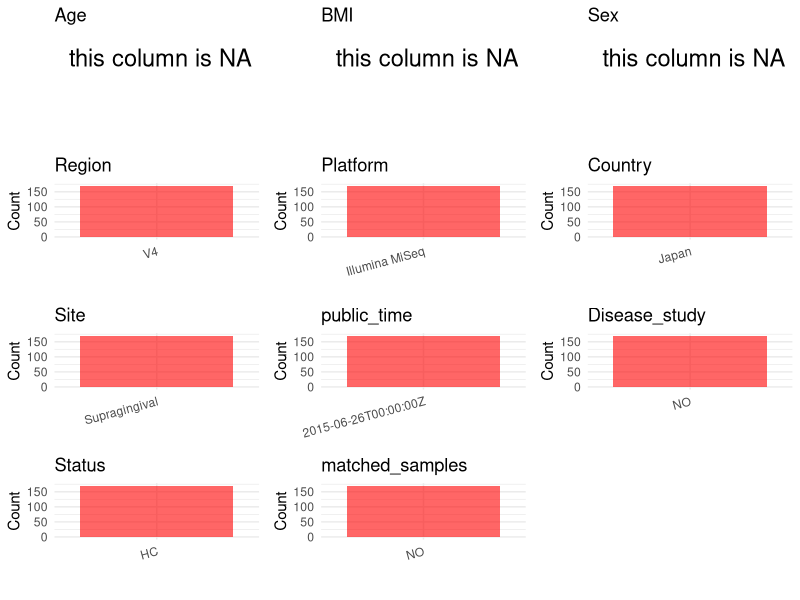

Recreate this plot in R. (Note: this script raises an error after producing the figure.)
## ---- chunk 1
library(tidyverse)
library(ggplot2)
library(cowplot)

setwd("C:/Users/zyc/Desktop/oral_project/data/projects/PRJDB3518")
initial_meta <- read.csv("SraRunTable.csv", header = TRUE) 
head(initial_meta)
## ---- chunk 2
metadata <- data.frame(
  BioProject = initial_meta$BioProject,
  Run = initial_meta$Run,
  sample_name = initial_meta$Sample_name,
  Age = NA, 
  BMI = NA,  
  Sex = NA,
  Platform = initial_meta$Instrument,
  Country = initial_meta$geo_loc_name_country,
  Site = initial_meta$env_medium,
  public_time = initial_meta$ReleaseDate,
  Status = initial_meta$host_disease_stat,
  stringsAsFactors = FALSE
)
## ---- chunk 3

# metadata <- metadata %>% mutate(Site = case_when(
#   grepl("Supragingival dental plaque",Site) ~ "Supragingival dental plaque",
#   TRUE ~ Site
# ))
metadata <- metadata %>% mutate(Status = case_when(
  grepl("Healthy",Status) ~ "HC",
  TRUE ~ Status
))
# metadata <- metadata %>%mutate(Status = case_when(
#   Status == "Oral Neoplasm (Healthy Control)" ~ "HC",
#   Status == "Oral Neoplasm (OSCC)" ~ "OSCC",
#   TRUE ~ "Precancer"
# ))
# metadata <- metadata %>%
#   mutate(Sex = recode(Sex, "female" = "F", "male" = "M"))
# metadata <-metadata%>%
#   mutate(Country = case_when(Country == "Taiwan" ~ "China"))

## ---- chunk 4
metadata$matched_samples <- "NO"
metadata$Region <- "V4"
metadata$title <- "Inter-Individual Differences in the Oral Bacteriome Are Greater than Intra-Day Fluctuations in Individuals"
metadata$Disease_study <- "NO"
metadata$PCR_primers <- "F(5'-ACACTCTTTCCCTACACGACGCTCTTCCGATCTNNNNNNGTGCCAGCMGCCGCGGTAA-3')R(5'-GTGACTGGAGTTCAGACGTGTGCTCTTCCGATCTNNNNNNGGACTACHVGGGTWTCTAAT-3')"

head(metadata)
## ---- chunk 5
print(paste("Number of unique runs:", length(unique(metadata$Run))))
print(paste("Number of unique sample names:", length(unique(metadata$sample_name))))
## ---- chunk 6
plot_data <- metadata %>%
  select(-BioProject, -Run, -sample_name, -title)

# Function to create simple plots for each column
create_simple_plots <- function(data) {
  plots <- list()
  
  for (col in colnames(data)) {
    # Check if the column is all NA
    if (all(is.na(data[[col]]))) {
      # Create an empty plot with text indicating all NA
      p <- ggplot() +
        annotate("text", x = 0.5, y = 0.5, label = "this column is NA", size = 6) +
        labs(title = col) +
        theme_void()
    } else if (is.numeric(data[[col]])) {
      # Numeric variable: histogram
      p <- ggplot(data, aes(x = .data[[col]])) +
        geom_histogram(fill = "blue", alpha = 0.6, bins = 20, na.rm = TRUE) +
        labs(title = col) +
        theme_minimal()
    } else {
      # Categorical variable: bar plot (remove NA values)
      count_data <- as.data.frame(table(data[[col]], useNA = "ifany"))
      p <- ggplot(count_data, aes(x = reorder(Var1, -Freq), y = Freq)) +
        geom_col(fill = "red", alpha = 0.6) +
        labs(title = col, x = NULL, y = "Count") +
        theme_minimal() +
        theme(axis.text.x = element_text(angle = 15, hjust = 1))
    }
    plots[[col]] <- p
  }
  
  return(plots)
}


plots <- create_simple_plots(plot_data)
p<-plot_grid(plots$Age, 
          plots$BMI, 
          plots$Sex, 
          plots$Region, 
          plots$Platform, 
          plots$Country, 
          plots$Site,
          plots$public_time, 
          # plots$PCR_primers,
          plots$Disease_study,
          plots$Status,
          plots$matched_samples,# add 
          ncol = 3, align = "hv", axis = "lb")
ggsave("Metadata_Summary.png", plot = p, width = 8, height = 6, dpi = 150)


## ---- chunk 7
knitr::include_graphics("Metadata_Summary.png")
## ---- chunk 8
metadata <- metadata[, c(
  "BioProject", "Run", "sample_name", "Age", "BMI", "Sex", 
  "Region", "Platform", "Country", "Site", "public_time", 
  "PCR_primers", "title", "Disease_study", "Status","matched_samples"
)]

write.csv(metadata, file = "metadata.csv", quote = TRUE)
